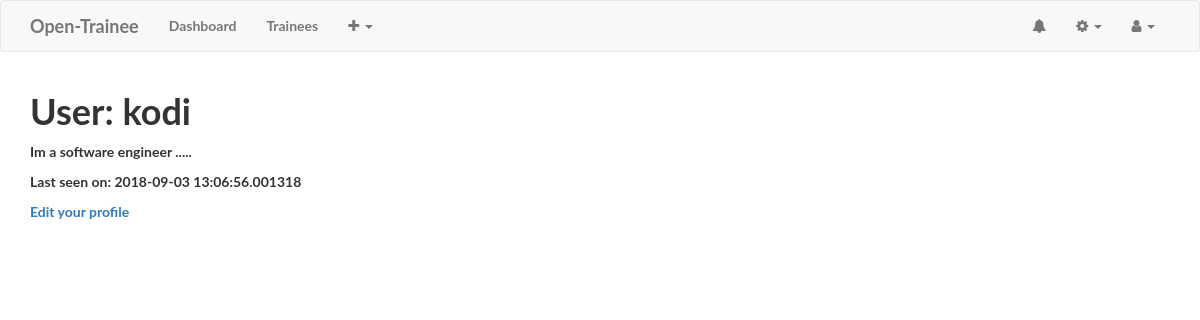
The page /user/kodi (signed in) on the database as committed earlier.
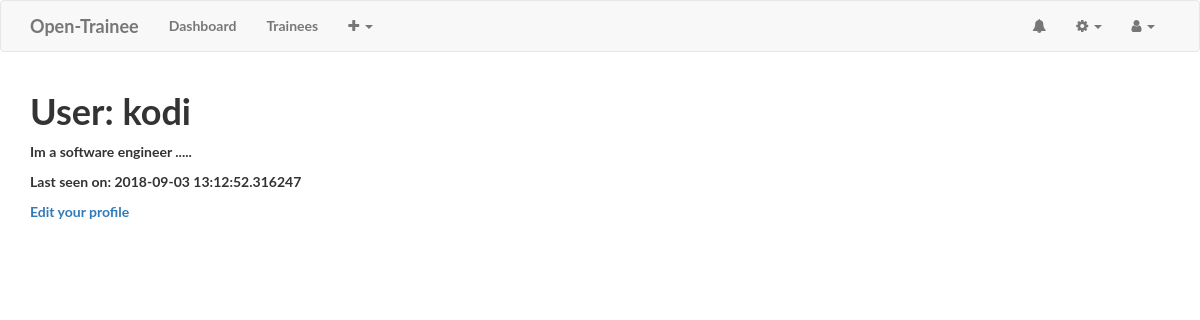
The same page on the database as committed later.
### app/models.py (models this page shows, shortened)
class User(UserMixin, db.Model):
    __tablename__ = 'users'
    id = db.Column(db.Integer, primary_key=True)
    email = db.Column(db.String(60), index=True, unique=True)
    username = db.Column(db.String(60), index=True, unique=True)
    first_name = db.Column(db.String(60), index=True)
    last_name = db.Column(db.String(60), index=True)
    password_hash = db.Column(db.String(128))
    role_id = db.Column(db.Integer, db.ForeignKey('roles.id'))
    trainees = db.relationship('Trainee', backref='owner')
    about_me = db.Column(db.String(140))
    last_seen = db.Column(db.DateTime, default=datetime.utcnow)
    @property
    def password(self):
        """
        Prevent pasword from being accessed
        """
        raise AttributeError('password is not a readable attribute.')

### app/home/routes.py (the view)
@home.route('/user/<username>')
@login_required
def user(username):
    user = User.query.filter_by(username=username).first_or_404()
    return render_template('user.html', user=user)

### app/home/routes.py (called while the page is built)
@home.before_app_request
def before_request():
    if current_user.is_authenticated:
        current_user.last_seen = datetime.utcnow()
        db.session.commit()

### app/models.py (called while the page is built)
@login.user_loader
def load_user(user_id):
    return User.query.get(int(user_id))

    @classmethod
    def before_commit(cls, session):
        session._changes = {
            'add': list(session.new),
            'update': list(session.dirty),
            'delete': list(session.deleted)
        }

    @classmethod
    def after_commit(cls, session):
        for obj in session._changes['add']:
            if isinstance(obj, SearchableMixin):
                add_to_index(obj.__tablename__, obj)
        for obj in session._changes['update']:
            if isinstance(obj, SearchableMixin):
                add_to_index(obj.__tablename__, obj)
        for obj in session._changes['delete']:
            if isinstance(obj, SearchableMixin):
                remove_from_index(obj.__tablename__, obj)
        session._changes = None

### app/templates/user.html (shortened to what this page needs)
{% extends "base.html" %}
{% block body %}
<table>
   <tr valign="top">
       <td>
         <h1>User: {{ user.username }}</h1>
         {% if user.about_me %}<p>{{ user.about_me }}</p>{% endif %}
         {% if user.last_seen %}<p>Last seen on: {{ user.last_seen }}</p>{% endif %}
         {% if user == current_user %}
          <p><a href="{{ url_for('home.edit_profile') }}">Edit your profile</a></p>
         {% endif %}
       </td>
   </tr>
</table>
{% endblock %}

### app/templates/base.html (shortened to what this page needs)
<!DOCTYPE html>
<html lang="en">
<head>
    <link href="https://maxcdn.bootstrapcdn.com/bootstrap/3.3.7/css/bootstrap.min.css" rel="stylesheet">
    <link href="https://maxcdn.bootstrapcdn.com/font-awesome/4.7.0/css/font-awesome.min.css" rel="stylesheet">
    <link href="{{ url_for('static', filename='css/style.css') }}" rel="stylesheet">
    <link rel="stylesheet" href="{{ url_for('static', filename = 'css/jquery-ui.css') }}">
    <link rel="stylesheet" href="{{ url_for('static', filename = 'css/theme.css') }}">
    <link rel="stylesheet" href="{{ url_for('static', filename='css/print.css') }}" media="print">
    <link rel="stylesheet" href="{{ url_for('static', filename='css/my-badge.css') }}">
    <link rel="stylesheet" href="{{ url_for('static', filename = 'css/invoice.css') }}">
</head>
<body>
    <nav class="navbar navbar-default topnav" role="navigation">
        <div class="container topnav">
          <div class="navbar-header">
              <a class="navbar-brand topnav" href="{{ url_for('home.dashboard') }}">Open-Trainee</a>
          </div>
          <div class="collapse navbar-collapse" id="bs-example-navbar-collapse-1">
              <ul class="nav navbar-nav">
                  <li><a href="{{ url_for('home.dashboard') }}">Dashboard</a></li>
                  <li><a href="{{ url_for('trainee.list') }}">Trainees</a></li>
                  <li role="presentation" class="dropdown">
                    <a href="#" class="dropdown-toggle" data-toggle="dropdown">
                      <i class="fa fa-plus"></i>
                      <span class="caret"></span> </a>
                  </li>
              </ul>
              <ul class="nav navbar-nav navbar-right">
                  {% if current_user.is_authenticated %}
                      <li>
                        <a href="{{ url_for('trainee.list') }}">
                          <i class="fa fa-bell"></i>
                        </a>
                      </li>
                      <li role="presentation" class="dropdown">
                        <a href="#" class="dropdown-toggle" data-toggle="dropdown">
                          <i class="fa fa-cog"></i>
                          <span class="caret"></span> </a>
                      </li>
                      <li role="presentation" class="dropdown">
                        <a href="#" class="dropdown-toggle" data-toggle="dropdown">
                          <i class="fa fa-user"></i>
                          <span class="caret"></span> </a>
                      </li>
                  {% else %}
                    <li><a href="{{ url_for('auth.register') }}">Register</a></li>
                    <li><a href="{{ url_for('auth.login') }}">Login</a></li>
                  {% endif %}
              </ul>
          </div>
        </div>
    </nav>
    <div class="container">
      {% block body %}
      {% endblock %}
    </div>
</body>
</html>

### app/static/css/style.css (style rules this page uses)
body, html { width: 100%; height: 100%; }
body, h1, h2, h3 { font-family: "Lato", "Helvetica Neue", Helvetica, Arial, sans-serif; font-weight: 700; }

Rows that differ between the two databases and show on the page:
changed User "kodi": last_seen "2018-09-03 13:06:56.001318" → "2018-09-03 13:12:52.316247"
